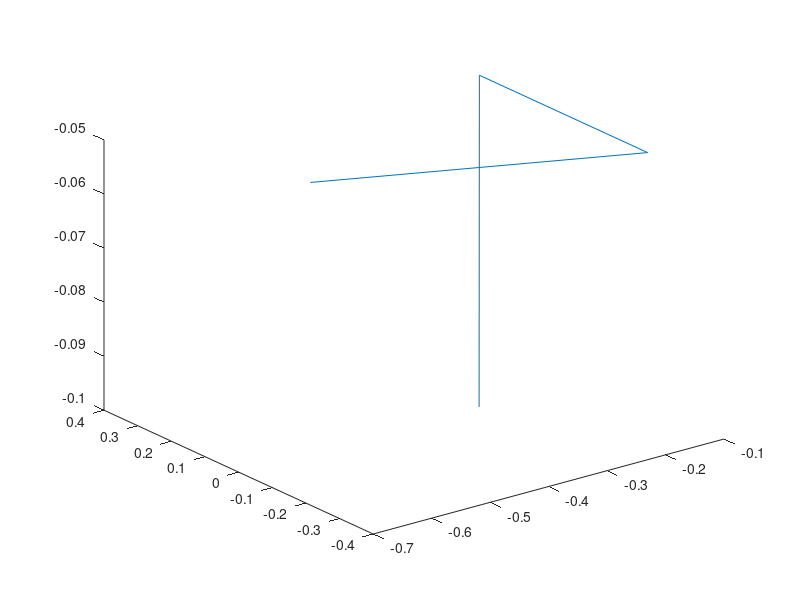
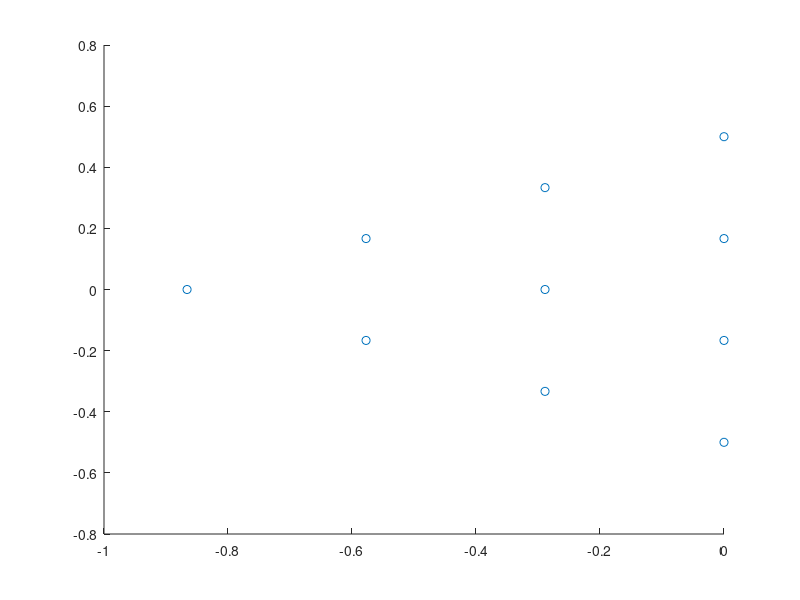

Reproduce these figures in MATLAB, in order. (Note: this script raises an error after producing the figures.)
clc
clear all
close all

n = 3;
L = 1; % side length of triangle
% centroid of triangle
c = [-L/2/sqrt(3), 0];
% rope1
rope1_s = [c,-0.1]';
rope1_e = [0,L/2,0]';
rope1_nodes = [linspace(rope1_s(1),rope1_e(1),n); linspace(rope1_s(2),rope1_e(2),n); linspace(rope1_s(3),rope1_e(3),n)]';
n_nodes_r1 = size(rope1_nodes,1) - 1;
rope1_edges = [1:n_nodes_r1-1; 2:n_nodes_r1]';

% rope2
rope2_s = rope1_s;
rope2_e = [0,-L/2,0]';
rope2_nodes = [linspace(rope2_s(1),rope2_e(1),n); linspace(rope2_s(2),rope2_e(2),n); linspace(rope2_s(3),rope2_e(3),n)]';
n_nodes_r2 = size(rope2_nodes,1) - 2;
rope2_edges = [1, n_nodes_r1 + 1 : n_nodes_r1 + n_nodes_r2-1; ...
    n_nodes_r1 + 1 , n_nodes_r1 + 2 : n_nodes_r1 + n_nodes_r2]';

% rope3
rope3_s = rope1_s;
rope3_e = [-L*sqrt(3)/2,0,0]';
rope3_nodes = [linspace(rope3_s(1),rope3_e(1),n); linspace(rope3_s(2),rope3_e(2),n); linspace(rope3_s(3),rope3_e(3),n)]';
n_nodes_r3 = size(rope3_nodes,1) - 2;
a = (n_nodes_r1 + n_nodes_r2 + 1) : (n_nodes_r1 + n_nodes_r2 + n_nodes_r3 - 1);
b = (n_nodes_r1 + n_nodes_r2 + 2) : (n_nodes_r1 + n_nodes_r2 + n_nodes_r3);
rope3_edges = [1, a; n_nodes_r1 + n_nodes_r2 + 1, b]';

rod_nodes = [rope1_nodes(1:end-1,:); rope2_nodes(2:end-1,:); rope3_nodes(2:end-1,:)];
rod_edges = [rope1_edges; rope2_edges; rope3_edges];
figure()
plot3(rod_nodes(:,1), rod_nodes(:,2), rod_nodes(:,3));

%% triangular shell
l = L/n;
y = [];
x = [];

for i = 0:1:n
    y_temp =  (-i*l/2:l:i*l/2);
     y = [y, y_temp];

     x_temp = (sqrt(3)/2)*(i-n)*l .*ones(1,size(y_temp,2));
     x = [x, x_temp];
end

figure()
scatter(x,y);

DT=delaunayTriangulation(x(:),y(:));
figure()
triplot(DT);
axis equal;

% % Extract the elements and nodes
% Face_Nodes = DT.ConnectivityList;
% Nodes = DT.Points;
% Nodes = [Nodes, zeros(size(Nodes,1),1)];

% DT=delaunay(x_total(:),y_total(:));
% Face_Nodes = DT;

% check face normals
face_normals = faceNormal(DT);

shell_nodes = DT.Points;
shell_nodes(abs(shell_nodes)<1e-8) = 0;
shell_nodes = [shell_nodes , zeros(size(shell_nodes,1),1)];
face_nodes = DT.ConnectivityList;
n_rod_nodes = size(rod_nodes,1);
face_nodes = face_nodes + n_rod_nodes.*ones(size(face_nodes,1),3);

Nodes = [rod_nodes;shell_nodes];

%% rod-shell joint edges

rod_shell_joint_edges = [];
% joint 1: rod1 last node and corresponding shell node
[~,ind1] = ismember([0,0.5,0],shell_nodes,'rows');
rod_shell_joint_edges = [rod_shell_joint_edges; n_nodes_r1 (ind1+n_rod_nodes)];

% joint 2: rod2 last node and corresponding shell node
[~,ind2] = ismember([0,-0.5,0],shell_nodes,'rows');
rod_shell_joint_edges = [rod_shell_joint_edges; (n_nodes_r1 + n_nodes_r2) (ind2+n_rod_nodes)];

% joint 3: rod3 last node and shell node 1
rod_shell_joint_edges = [rod_shell_joint_edges; (n_nodes_r1 + n_nodes_r2 + n_nodes_r3) (1+n_rod_nodes)];

%%
filename = 'triangle_parachute_n3_matlab.txt';
fid = fopen(filename,'w');
if fid ~= -1
    fprintf(fid,'*rodNodes');
    fclose(fid);
end
writematrix(rod_nodes,filename, 'WriteMode','append')
fid = fopen(filename, 'at');
if fid ~= -1
    fprintf(fid,'*shellNodes');
    fclose(fid);
end
writematrix(shell_nodes,filename, 'WriteMode','append')

fid = fopen(filename, 'at');
if fid ~= -1
    fprintf(fid,'*FaceNodes');
    fclose(fid);
end
writematrix(face_nodes,filename, 'WriteMode','append')

fid = fopen(filename, 'at');
if fid ~= -1
    fprintf(fid,'*rodEdges');
    fclose(fid);
end
writematrix(rod_edges,filename, 'WriteMode','append')

fid = fopen(filename, 'at');
if fid ~= -1
    fprintf(fid,'*rodshellJointEdges');
    fclose(fid);
end
writematrix(rod_shell_joint_edges,filename, 'WriteMode','append')

